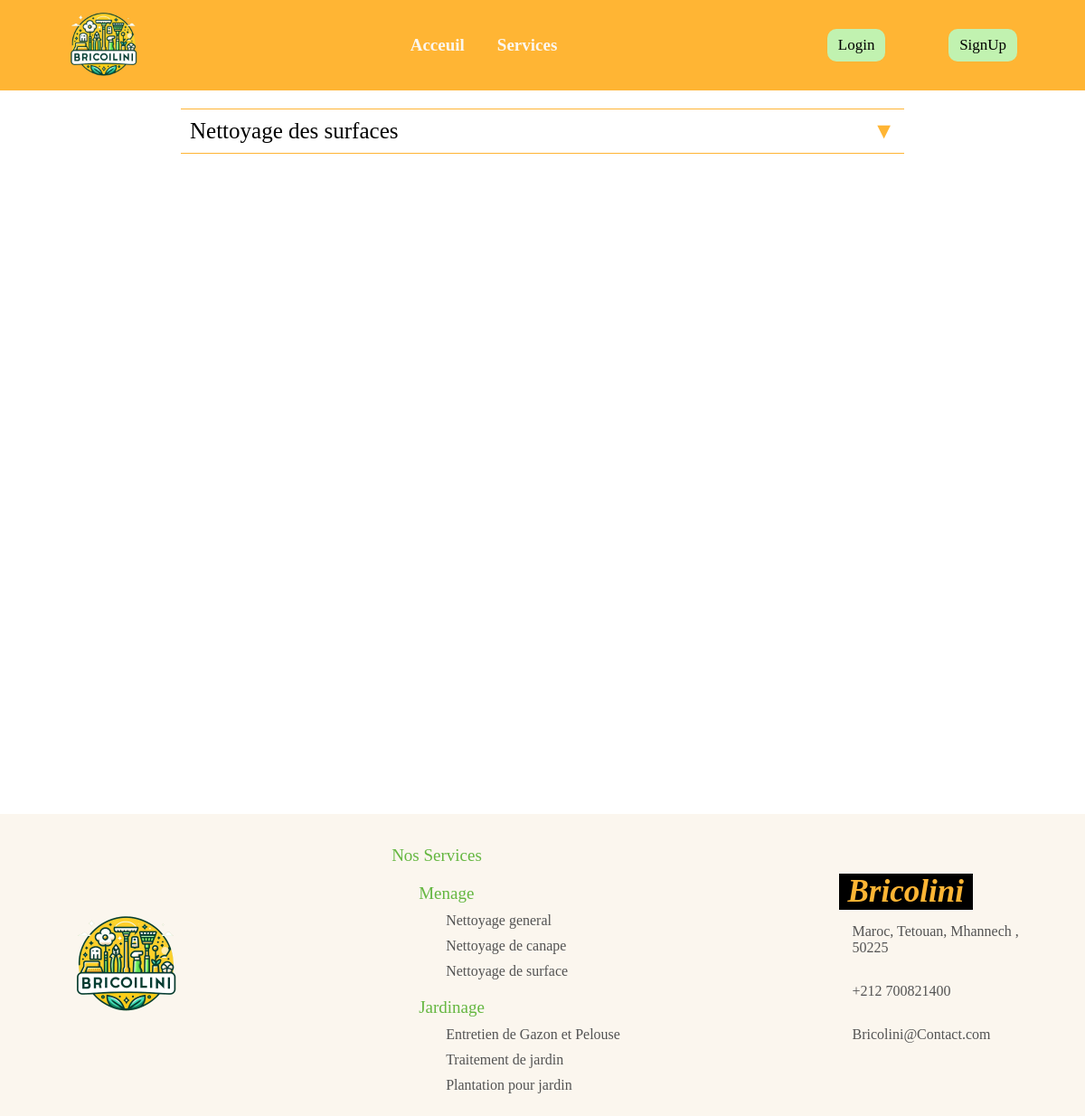
Before: /Services/nettoyagedessurfaces with the older database file.
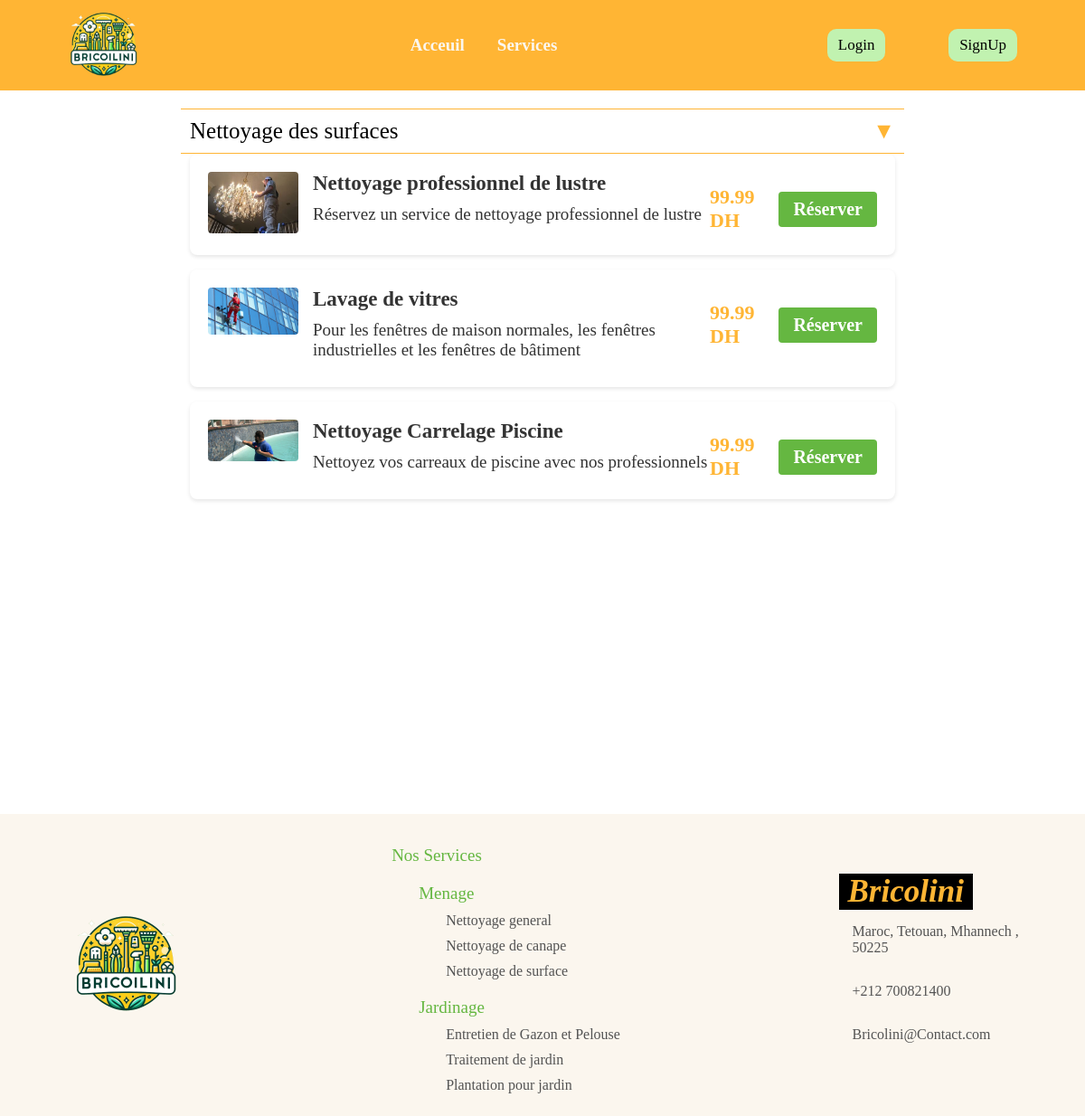
After: the same page with the newer database file.
### tables this page shows
CREATE TABLE IF NOT EXISTS `services` (
  `id` int NOT NULL AUTO_INCREMENT,
  `Id_P` int DEFAULT NULL,
  `Nom` varchar(255) DEFAULT NULL,
  `Description` varchar(255) DEFAULT NULL,
  `Prix` float DEFAULT NULL,
  `Note` float DEFAULT NULL,
  `Nbr_commande` int DEFAULT NULL,
  `image` varchar(255) DEFAULT NULL,
  `categorie` varchar(50) DEFAULT NULL,
  `sousCategorie` varchar(255) DEFAULT NULL,
  PRIMARY KEY (`id`),
  KEY `Id_P` (`Id_P`)
);

### Controllers/Controller.php (called while the page is built, shortened)
<?php
abstract class Controller
{
    public function loadView(string $view, array $data = [])
    {
        extract($data);
        require_once(ROOT . 'Views/' . strtolower(get_class($this)) . '/' . $view . '.php');
    }
}

### Controllers/Services.php (called while the page is built, shortened)
<?php
class Services extends Controller
{
    public function nettoyagedessurfaces()
    {
        $sousCategorie = "Nettoyage des surfaces";
        $Services = $this->Service->get_Offre($sousCategorie);
        $this->loadView("Net_Surf", compact("Services"));
    }
}
?>

### Models/Service.php (called while the page is built, shortened)
<?php
class Service extends Model {
    public function __construct() {
        $this->table = "services";
    }
    public function get_Offre(String $nom){
        $sql = "SELECT * FROM " . $this->table . " WHERE sousCategorie = '" . $nom."'";
        $query = self::$instance->prepare($sql);
        $query->execute();
        return $query->fetchAll();
    }
}
?>

### Views/Services/Net_Surf.php (the view, shortened to what this page needs)
<!DOCTYPE html>
<html lang="en">
<head>
    <link rel="stylesheet" href="http://localhost/Bricolini/Views/public/style/Style.css">
    <link rel="stylesheet" href="http://localhost/Bricolini/Views/public/style/styleoffre.css">
</head>
<body>
    <?php include 'Views/Components/Nav.php'; ?>
    <section class="services-section sec">
    <div class="dropdown active">Nettoyage des surfaces</div>
    <div class="content">
    <?php foreach ($Services as $service): ?>
        <form id="form-<?= $service['id'] ?>" method="post" class="ajax-form">
            <div class="service-item">
                <div class="service-image">
                    <img src="http://<?= $_SERVER['SERVER_NAME'] ?>/Bricolini/Views/public/images/<?= $service['image'] ?>">
                </div>
                <div class="service-description">
                    <h2 class="service-title"><?= $service['Nom'] ?></h2>
                    <p><?= $service['Description'] ?></p>
                </div>
                <div class="priceReserve">
                <p class="service-price"><?= $service['Prix'] ?> DH</p>
                <button class="reserve-button">Réserver</button>
                </div>
            </div>
        </form>
    <?php endforeach; ?>
        </div>
    </section>
<?php include 'Views/Components/Footer.php'; ?>
</body>
</html>

### index.php (shortened to what this page needs)
<?php
require_once ROOT . 'Controllers/Controller.php';
$url = '';
if (isset($_GET['url'])) {
    $url = explode('/', $_GET['url']);
}
if ( $url[0] != '') {
    $controller = ucfirst($url[0]);
    if (file_exists(ROOT . 'Controllers/' . $controller . '.php')) {
        if (isset($url[1])) {
            $action = $url[1];
        } else {
            $action =  'index';
        }
        if (method_exists($controller, $action)) {
            $controller = new $controller;
            unset($url[0]);
            unset($url[1]);
            call_user_func_array([$controller, $action], $url);
        }
    } else {
        echo "not found";
    }
} else {
    require_once(ROOT . 'Controllers/Main.php');
    $controller = new Main();
    $controller->index();
}

### Views/Components/Nav.php (shortened to what this page needs)
<?php
    if(isset($_SESSION['user_id'])){
        $islogged=true;
        if(!strcmp($_SESSION['user_type'],'client')){
            $type='client';
        }else{
            $type="partenaire";
        }
    }else{
        $islogged=false;
    }
?>
<nav>
    <div class="logoContainer">
        <img src="<?php echo "http://" . $_SERVER['SERVER_NAME'] ."/Bricolini/Views/public/images/logo.png"; ?>" />
    </div>
    <div class="routes">
        <ul>
            <?php
            if(($islogged && !strcmp($type,"client")) || !$islogged){
                echo"
                    <a href='http://localhost/Bricolini'><li>Acceuil</li></a>
                    <a href='http://localhost/Bricolini/Services'><li>Services</li></a>";
            }else if($islogged && !strcmp($type,"partenaire")){
                echo"
                    <a href='http://localhost/Bricolini/Partenaires/Historique/4/DESC'><li>Historique</li></a>
                    <a href='http://localhost/Bricolini/Partenaires/Interventions'><li>Mes Interventions</li></a>
                    <a href='http://localhost/Bricolini/Partenaires/commentaires/0/DESC'><li>Commentaires</li></a>";
            }
            ?>
        </ul>
    </div>
    <div class="auth">
        <?php
        if(!$islogged){
            echo"
            <a href='http://localhost/Bricolini/Authentification/showLoginForm'><button>Login</button></a>
            <a href='http://localhost/Bricolini/Authentification/showSignupForm'><button>SignUp</button></a>";
        }else{
            echo"
            <a href='http://localhost/Bricolini/Authentification/logout'><button>Logout</button></a>";
        }
        ?>
    </div>
</nav>

### Views/Components/Footer.php
<footer>
    <div class="logoHolder">
        <div>
            <img src="<?php echo "http://".$_SERVER['SERVER_NAME']."/Bricolini/Views/public/images/logo.png";?>">
        </div>
    </div>
    <div class="middle">
        <ul class="mainList">
            <li class="title">Nos Services</li>
            <li>
                <ul class="subList">
                    <li class="title">Menage</li>
                    <li><a>Nettoyage general</a></li>
                    <li><a>Nettoyage de canape</a></li>
                    <li><a>Nettoyage de surface</a></li>
                </ul>
            </li>
            <li>
                <ul class="subList">
                    <li class="title">Jardinage</li>
                    <li><a>Entretien de Gazon et Pelouse</a></li>
                    <li><a>Traitement de jardin</a></li>
                    <li><a>Plantation pour jardin</a></li>
                </ul>
            </li>
        </ul>
    </div>
    <div class="end">
        <div>
            <h1>Bricolini</h1>
            <p><i class="fa-solid fa-location-dot"></i> Maroc, Tetouan, Mhannech , 50225 </p>
            <p><i class="fa-solid fa-phone"></i> +212 700821400</p>
            <p><i class="fa-solid fa-envelope"></i> Bricolini@Contact.com</p>
        </div>
    </div>
</footer>

### Views/public/style/Style.css (style rules this page uses)
* { margin: 0; padding: 0; box-sizing: border-box; }
:root { --orange:#FFB534; --white:#FBF6EE; --lightGreen:#C1F2B0; --green:#65B741; --fontSmall:'Trebuchet MS'; --fontBig:'Franklin Gothic Medium'; }
nav { background-color: var(--orange); padding: 0px 40px; display: flex; align-items: center; justify-content: space-between; }
nav .logoContainer { width: 150px; height: 100px; }
nav .logoContainer img { width: 100%; height: 100%; object-fit: contain; }
nav ul { list-style: none; }
nav li, span { padding-inline: 18px; font-family: var(--fontSmall); float: left; color:var(--white); font-size: 19px; font-weight: bold; }
nav .auth { display: flex; align-items: center; justify-content: space-around; width: 25%; }
nav button { background-color: var(--lightGreen); color: black; font-family: var(--fontBig); border: none; border-radius: 10px; padding: 8px 12px; font-size: 17px; cursor: pointer; }
footer { display: grid; grid-template-columns: 20% 55% 20%; grid-template-rows: auto; gap: 20px; padding: 25px; background-color: var(--white); }
footer .logoHolder { position: relative; }
footer .logoHolder div { width: 150px; height: 150px; position: absolute; top: 50%; left: 50%; transform: translate(-50%,-50%); }
footer .logoHolder img { width: 100%; height: 100%; object-fit: cover; }
footer .middle { padding-left: 25%; }
footer ul { list-style: none; }
footer li { padding-top: 10px; font-family: var(--fontSmall); font-size: 16px; }
footer .mainList .title { font-size: 19px; font-family: var(--fontBig); color: var(--green); }
footer .mainList :not(.title) { margin-left: 15px; color: rgb(83, 83, 83); }
.sec { min-height: 100vh; padding-bottom: 25px; position: relative; }
footer .end { position: relative; font-family: var(--fontBig); font-size: 16px; }
footer .end div { width: 100%; position: absolute; top: 50%; left: 50%; transform: translate(-50%,-50%); }
footer .end h1 { background-color: black; width: fit-content; padding-inline: 10px; font-size: 35px; font-style: italic; color: var(--orange); font-weight: bold; }
footer .end p { padding: 15px; color: rgb(83, 83, 83); }

### Views/public/style/styleoffre.css (style rules this page uses)
body { background-color: #FFFFFF; }
.sec { min-height: 100vh; position: relative; }
.services-section { width: 70%; margin-left: 15%; padding: 20px; }
.service-item { display: flex; align-items: flex-start; padding: 20px; background: #FFFFFF; border-radius: 8px; box-shadow: 0 2px 4px rgba(0, 0, 0, 0.1); margin-bottom: 16px; transition: box-shadow 0.2s; }
.service-image { margin-right: 16px; }
.service-image img { width: 100px; height: auto; border-radius: 4px; }
.service-description { flex: 1; color: #333; }
.service-description h2 { font-family: 'Trebuchet MS'; font-size: 23px; color: #333; margin-bottom: 10px; }
.service-description p { font-family: 'Trebuchet MS'; font-size: 19px; margin-bottom: 10px; }
.service-price { color: #FFB534; font-weight: bold; margin-right: 16px; font-size: 22px; margin-top: 15px; font-family: 'Trebuchet MS'; }
.priceReserve { display: flex; align-items: center; justify-content: space-between; flex: 0 0 25%; }
.reserve-button { padding: 8px 16px; background-color: #65B741; color: white; text-align: center; border: none; border-radius: 4px; cursor: pointer; font-weight: bold; margin-top: 15px; font-size: 20px; font-family: 'Franklin Gothic Medium'; }
.dropdown { cursor: pointer; padding: 10px; border: none; background: white; text-align: left; width: 100%; border-top: 1px solid #FFB534; border-bottom: 1px solid #FFB534; font-size: 25px; font-family: 'Franklin Gothic Medium'; }
.dropdown:after { content: '\25B2'; float: right; color: #FFB534; }
.dropdown.active:after { content: '\25BC'; }
.content { padding: 0 10px; max-height: none; overflow: hidden; transition: max-height 0.2s ease-out; background-color: #FFF; }
.service-title { color: #000; margin: 0; }

Changed rows visible on the page:
added services: image (picture), Nom "Nettoyage professionnel de lustre", Description "Réservez un service de nettoyage professionnel de lustre", Prix "99.99"
added services: image (picture), Nom "Lavage de vitres", Description "Pour les fenêtres de maison normales, les fenêtres industrielles et les fenêtres de bâtiment", Prix "99.99"
added services: image (picture), Nom "Nettoyage Carrelage Piscine", Description "Nettoyez vos carreaux de piscine avec nos professionnels", Prix "99.99"
